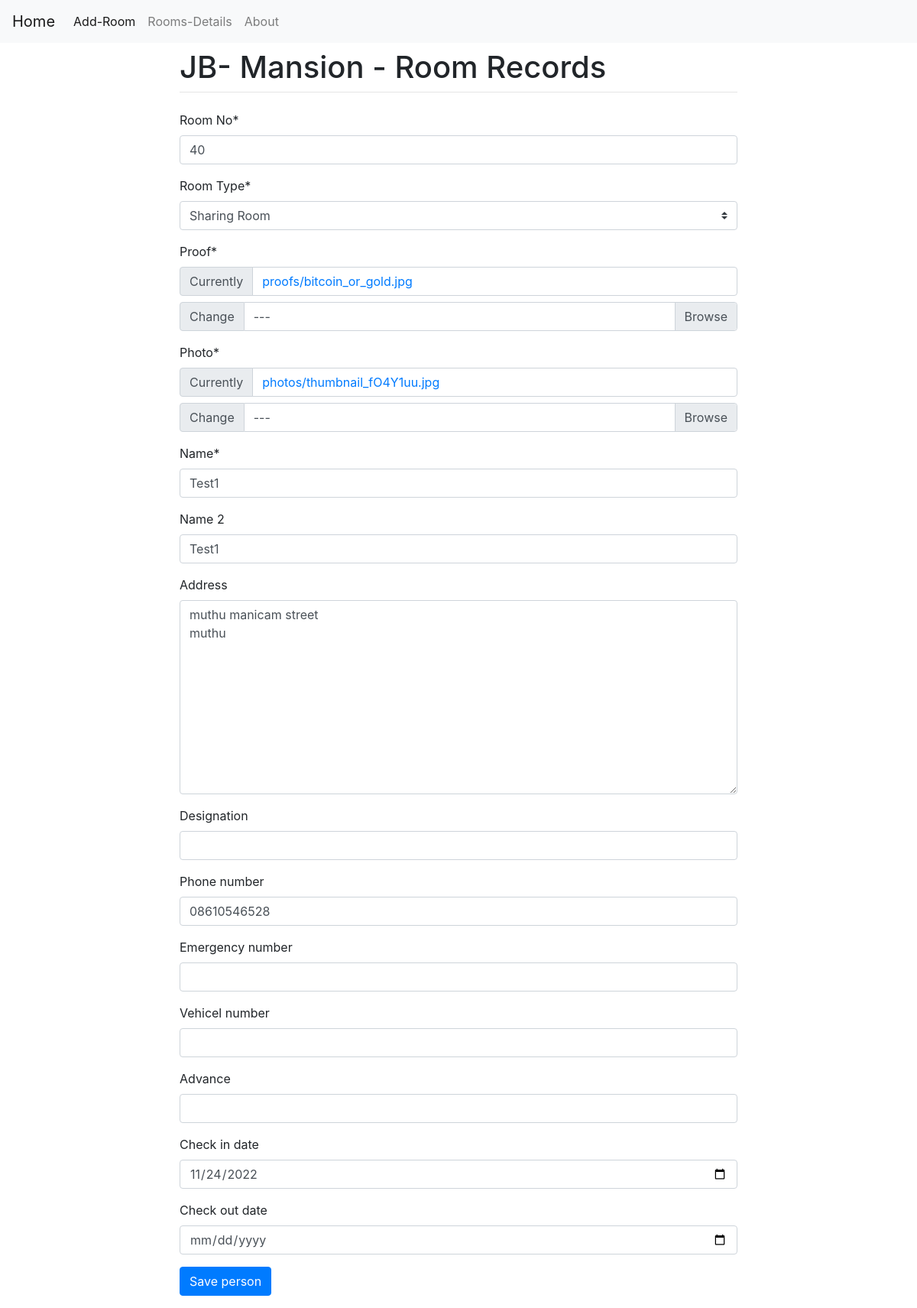
Page /person_update/40 on the earlier database version.
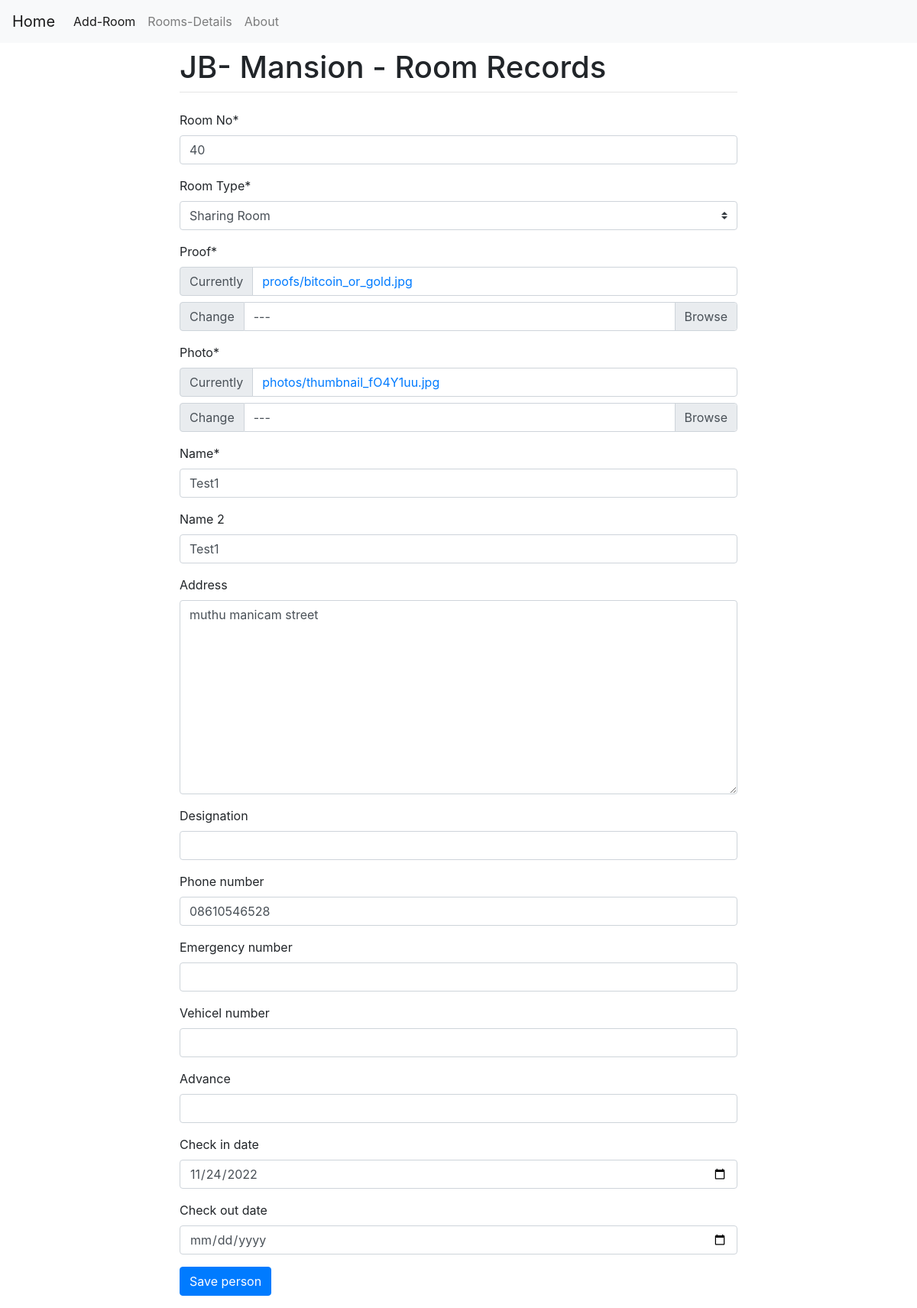
Same page on the later database version.
### room_app/models.py (models this page shows)
class Booking(models.Model):
    Room_No = models.CharField(max_length=5 ,primary_key=True)
    Room_Type = models.CharField(
        max_length = 20,
        choices = ROOM_CHOICES,
        default = '1'
        )
    Proof = models.ImageField(upload_to = "proofs")
    photo = models.ImageField(upload_to = "photos")
    Name = models.CharField(max_length=100)
    Name_2 = models.CharField(max_length=100,blank=True)
    Address = models.TextField(blank=True)
    Designation = models.CharField(max_length=100,blank=True)
    phone_number = models.CharField(max_length=12,blank=True)
    Emergency_number = models.CharField(max_length=12,blank=True)
    vehicel_number = models.CharField(max_length=12,blank=True)
    Advance = models.CharField(max_length=10,blank=True)
    Check_in_date = models.DateTimeField(blank=True,null=True)
    Check_out_date = models.DateTimeField(blank=True,null=True)

### room_app/views.py (the view)
# urls.py: path('person_update/<str:pk>', PersonUpdateView.as_view()),
class PersonUpdateView(UpdateView):
    model = Booking
    form_class = PostForm
    template_name = 'update-detail.html'
    success_url = 'http://127.0.0.1:8000/person_list/'
    def get_form(self, form_class=None):
        form = super(PersonUpdateView, self).get_form(form_class)
        form.fields['Check_in_date'].widget = AdminDateWidget(attrs={'type': 'date'})
        form.fields['Check_out_date'].widget = AdminDateWidget(attrs={'type': 'date'})
        return form

### room_app/forms.py
class PostForm(forms.ModelForm):
    class Meta:
        model = Booking
        fields = "__all__"
    def __init__(self, *args, **kwargs):
        super().__init__(*args, **kwargs)
        self.helper = FormHelper()
        self.helper.form_method = 'post'
        self.helper.add_input(Submit('submit', 'Save person'))

### templates/update-detail.html (shortened to what this page needs)
{% extends 'base.html' %}
{% load crispy_forms_tags %}
{% block content %}
  {% crispy form %}
{% endblock %}

Differences in the rows shown:
changed Booking "Sharing Room": Address "muthu manicam street muthu" → "muthu manicam street"
